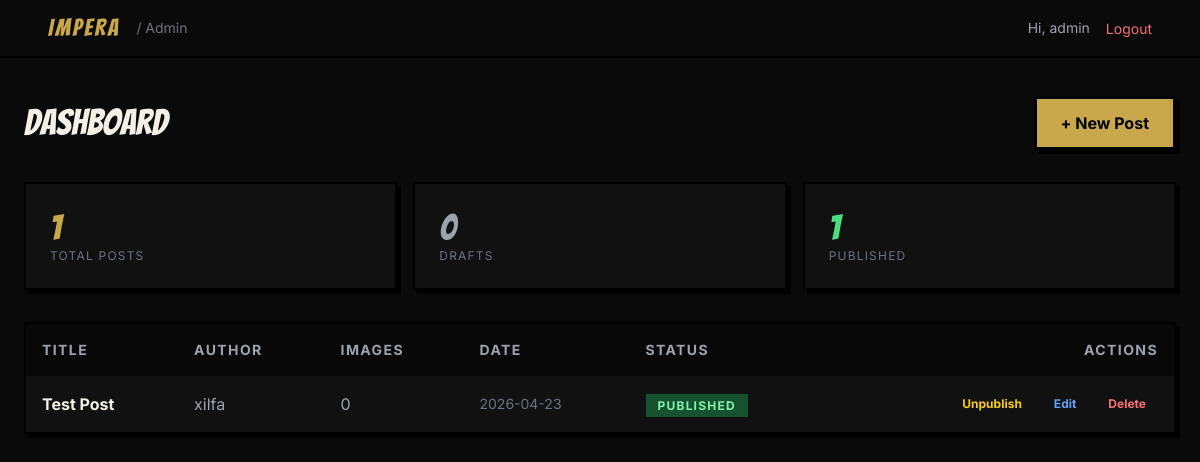
The page /admin (signed in) on the database its author committed.
### tables this page shows
CREATE TABLE users (
            id INTEGER PRIMARY KEY AUTOINCREMENT,
            username TEXT UNIQUE NOT NULL,
            password_hash TEXT NOT NULL,
            created_at TIMESTAMP DEFAULT CURRENT_TIMESTAMP
        );

CREATE TABLE posts (
            id INTEGER PRIMARY KEY AUTOINCREMENT,
            title TEXT NOT NULL,
            body TEXT NOT NULL,
            author_id INTEGER NOT NULL,
            status TEXT CHECK(status IN ('draft', 'published')) DEFAULT 'draft',
            created_at TIMESTAMP DEFAULT CURRENT_TIMESTAMP,
            updated_at TIMESTAMP DEFAULT CURRENT_TIMESTAMP,
            FOREIGN KEY (author_id) REFERENCES users(id)
        );

### main.py (the view)
@app.get("/admin", response_class=HTMLResponse)
async def admin_dashboard(request: Request):
    user = get_current_user(request)
    if not user:
        return RedirectResponse("/masukgan", status_code=302)
    conn = get_db()
    cursor = conn.cursor()
    cursor.execute("""
        SELECT p.id, p.title, p.status, p.created_at, u.username,
               (SELECT COUNT(*) FROM post_images WHERE post_id = p.id) as image_count
        FROM posts p
        JOIN users u ON p.author_id = u.id
        ORDER BY p.created_at DESC
    """)
    posts = cursor.fetchall()
    cursor.execute("SELECT COUNT(*) as total FROM posts")
    total = cursor.fetchone()["total"]
    cursor.execute("SELECT COUNT(*) as total FROM posts WHERE status = 'draft'")
    drafts = cursor.fetchone()["total"]
    cursor.execute("SELECT COUNT(*) as total FROM posts WHERE status = 'published'")
    published = cursor.fetchone()["total"]
    conn.close()
    return templates.TemplateResponse(request, "admin.html", {
        "request": request,
        "user": user,
        "posts": posts,
        "stats": {"total": total, "drafts": drafts, "published": published}
    })

### app/templates/admin.html (shortened to what this page needs)
<!DOCTYPE html>
<html lang="en">
<head>
    <script src="https://cdn.tailwindcss.com"></script>
</head>
<body class="bg-[#0a0a0a] text-[#F5F0E6]">
    <nav class="fixed top-0 w-full z-50 bg-[#0a0a0a]/90 border-b-2 border-black">
        <div class="max-w-6xl mx-auto px-6 py-3 flex items-center justify-between">
            <div class="flex items-center gap-4">
                <span class="text-2xl font-display tracking-widest text-accent">IMPERA</span>
                <span class="text-sm text-gray-500">/ Admin</span>
            </div>
            <div class="flex items-center gap-4">
                <span class="text-sm text-gray-400">Hi, {{ user.username }}</span>
                <form method="POST" action="/admin/logout">
                    <button type="submit" class="text-sm text-red-400 hover:text-red-300">Logout</button>
                </form>
            </div>
        </div>
    </nav>
    <div class="pt-24 px-6 pb-12">
        <div class="max-w-6xl mx-auto">
            <div class="flex items-center justify-between mb-8">
                <h1 class="text-4xl font-display">Dashboard</h1>
                <a href="/admin/new" class="bg-accent text-black font-bold px-6 py-3 comic-border hover:bg-accent-light transition-colors">
                    + New Post
                </a>
            </div>
            <div class="grid grid-cols-3 gap-4 mb-8">
                <div class="bg-panel border-2 border-black p-6 comic-border">
                    <p class="text-4xl font-display text-accent">{{ stats.total }}</p>
                    <p class="text-xs text-gray-500 uppercase tracking-widest">Total Posts</p>
                </div>
                <div class="bg-panel border-2 border-black p-6 comic-border">
                    <p class="text-4xl font-display text-gray-400">{{ stats.drafts }}</p>
                    <p class="text-xs text-gray-500 uppercase tracking-widest">Drafts</p>
                </div>
                <div class="bg-panel border-2 border-black p-6 comic-border">
                    <p class="text-4xl font-display text-green-400">{{ stats.published }}</p>
                    <p class="text-xs text-gray-500 uppercase tracking-widest">Published</p>
                </div>
            </div>
            <div class="bg-panel border-2 border-black comic-border overflow-hidden">
                <table class="w-full">
                    <thead class="bg-black/50">
                        <tr>
                            <th class="text-left p-4 text-sm font-bold uppercase tracking-widest text-gray-400">Title</th>
                            <th class="text-left p-4 text-sm font-bold uppercase tracking-widest text-gray-400">Author</th>
                            <th class="text-left p-4 text-sm font-bold uppercase tracking-widest text-gray-400">Images</th>
                            <th class="text-left p-4 text-sm font-bold uppercase tracking-widest text-gray-400">Date</th>
                            <th class="text-left p-4 text-sm font-bold uppercase tracking-widest text-gray-400">Status</th>
                            <th class="text-right p-4 text-sm font-bold uppercase tracking-widest text-gray-400">Actions</th>
                        </tr>
                    </thead>
                    <tbody class="divide-y divide-gray-800">
                        {% for post in posts %}
                        <tr class="hover:bg-white/5">
                            <td class="p-4 font-bold">{{ post.title }}</td>
                            <td class="p-4 text-gray-400">{{ post.username }}</td>
                            <td class="p-4 text-gray-400">{{ post.image_count }}</td>
                            <td class="p-4 text-gray-500 text-sm">{{ post.created_at[:10] }}</td>
                            <td class="p-4">
                                <span class="px-3 py-1 text-xs font-bold uppercase tracking-widest {% if post.status == 'published' %}bg-green-900 text-green-300{% else %}bg-gray-700 text-gray-400{% endif %}">
                                    {{ post.status }}
                                </span>
                            </td>
                            <td class="p-4 text-right">
                                <div class="flex justify-end gap-2">
                                    <button
                                        onclick="toggleStatus({{ post.id }})"
                                        class="px-3 py-1 text-xs font-bold {% if post.status == 'published' %}text-yellow-400 hover:text-yellow-300{% else %}text-green-400 hover:text-green-300{% endif %}"
                                    >
                                        {{ 'Unpublish' if post.status == 'published' else 'Publish' }}
                                    </button>
                                    <a href="/admin/posts/{{ post.id }}" class="px-3 py-1 text-xs font-bold text-blue-400 hover:text-blue-300">Edit</a>
                                    <button
                                        onclick="deletePost({{ post.id }})"
                                        class="px-3 py-1 text-xs font-bold text-red-400 hover:text-red-300"
                                    >Delete</button>
                                </div>
                            </td>
                        </tr>
                        {% endfor %}
                    </tbody>
                </table>
            </div>
        </div>
    </div>
</body>
</html>

### app/templates/admin.html (style rules this page uses)
body { font-family: 'Inter', sans-serif; }
.comic-border { border: 3px solid #000; box-shadow: 4px 4px 0px #000; }

### rows shown on the page
users: username "admin"
posts: title "Test Post", username "xilfa", image_count "0", created_at "2026-04-23", status "PUBLISHED", status "Unpublish"

### other values the page prints
{{ stats.total }} "1"
{{ stats.drafts }} "0"
{{ stats.published }} "1"
